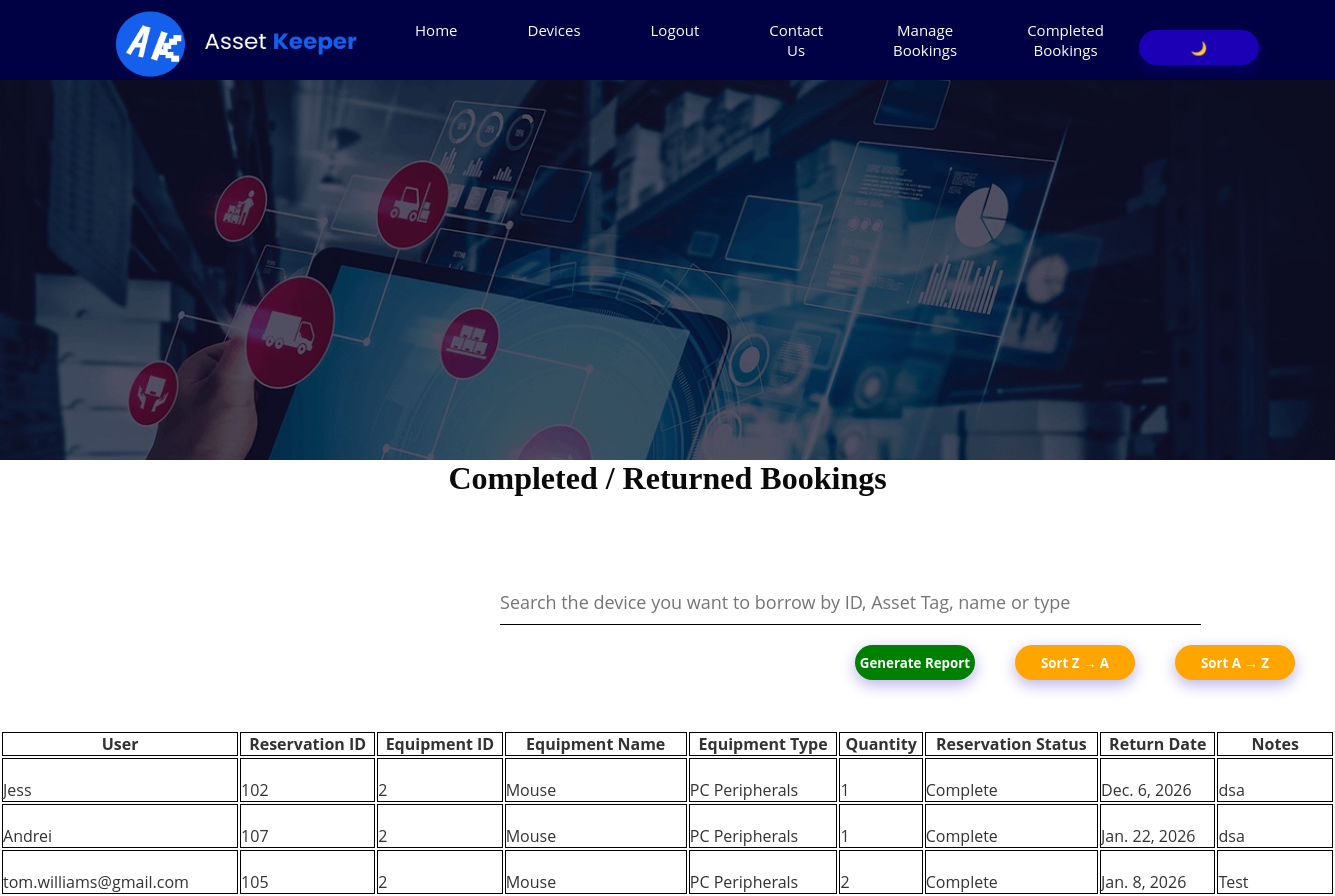
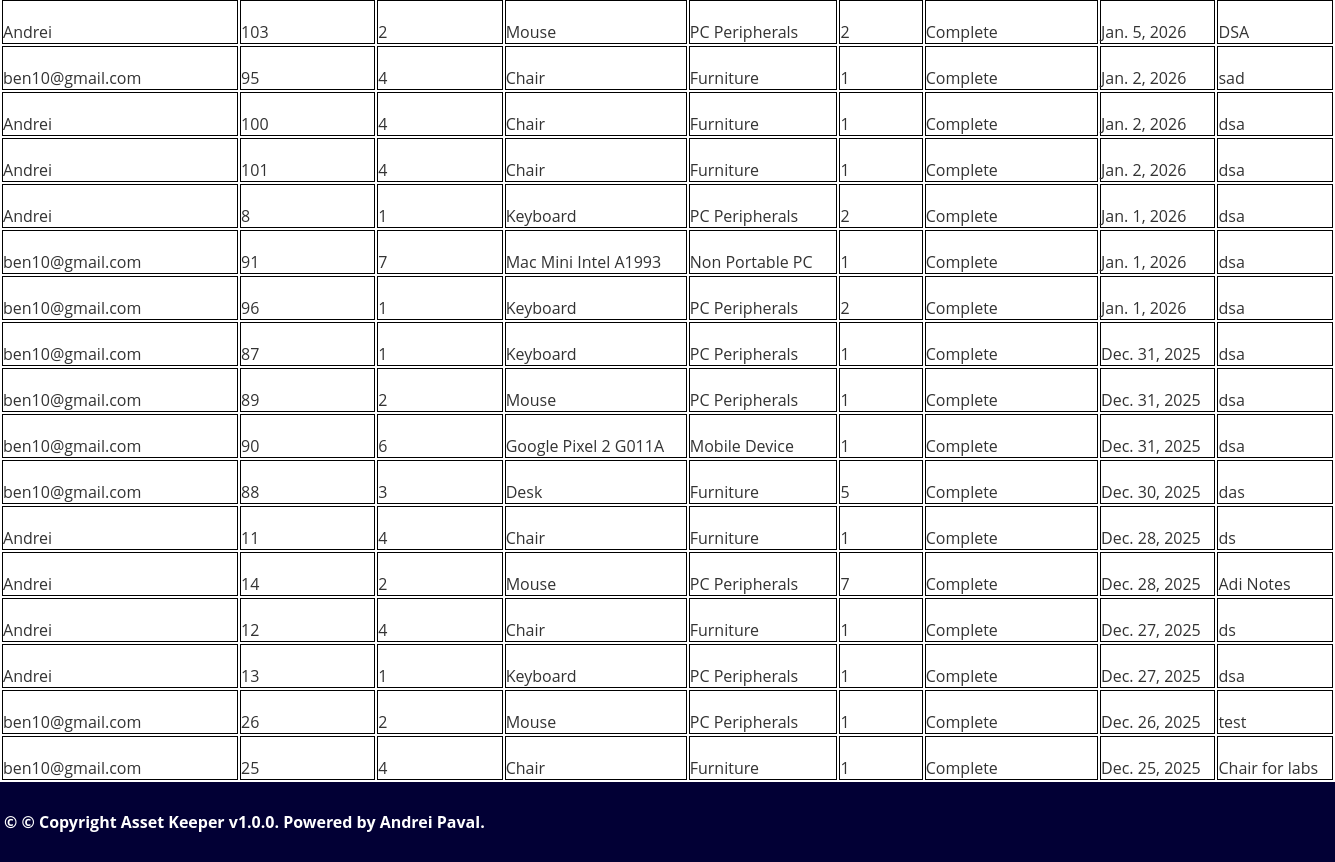
The page /completedBookingsAdmin/ on the database its author committed (2 pictures, top to bottom).
### AppOneSDG/models.py (models this page shows, shortened)
class Reservation(models.Model):
    reservationId       = models.AutoField(verbose_name='Reservation ID', primary_key=True)
    reservationStatus   = models.CharField(verbose_name='Status of reservation', max_length=100, choices=[ ("Pending", "Pending"), ("Approved", "Approved"), ("Overdue", "Overdue"), ("Critical Overdue", "Critical Overdue"), ("Active", "Active"), ("Complete", "Complete"), ("Written Off", "Written Off"), ], default = "Active")
    reservationDate     = models.DateField(verbose_name='Date of reservation')
    returnDate          = models.DateField(verbose_name='Return date for reservation')
    reservationNotes    = models.TextField(verbose_name='Notes about reservation', blank=True)
    userId              = models.ForeignKey(User, related_name='users_who_place_reservations', on_delete=models.CASCADE, null=False, verbose_name='Corresponding user ID')
    adminUserId         = models.ForeignKey(Admin, related_name='admins_who_approve_reservations', on_delete=models.CASCADE, null=True, verbose_name='Corresponding admin ID')
    equipId             = models.ForeignKey(Equipment, related_name='equipments_that_are_reserved', on_delete=models.CASCADE, null=False, verbose_name='Corresponding equipment ID')
    quantityBorrowed = models.IntegerField(verbose_name="Quantity borrowed", default=0)

class User(AbstractBaseUser):
    userId              = models.AutoField(verbose_name="User ID", primary_key=True)
    firstName           = models.CharField(verbose_name="First name", max_length=100)
    lastName            = models.CharField(verbose_name="Last name", max_length=100)
    username            = models.CharField(verbose_name="Username", max_length=100, unique=True)
    email               = models.EmailField(verbose_name="Email address", max_length=100, unique=True)
    contactNumber       = models.CharField(verbose_name="Contact number", max_length=100)
    emergencyContact    = models.CharField(verbose_name="Emergency contact", max_length=100)
    date_joined         = models.DateTimeField(verbose_name='Date joined', auto_now_add=True)
    last_login          = models.DateTimeField(verbose_name='Last login', auto_now=True)
    is_admin            = models.BooleanField(default=False)
    is_active           = models.BooleanField(default=True)
    is_staff            = models.BooleanField(default=False)
    is_superuser        = models.BooleanField(default=False)
    USERNAME_FIELD = 'email'
    REQUIRED_FIELDS = ['firstName', 'lastName', 'contactNumber', 'username']
    objects = MyUserManager()

class Equipment(models.Model):
    EQUIPMENT_CATEGORY = [ ("PC Peripherals", "PC Peripherals"), ("Non Portable PC", "Non Portable PC"), ("Laptop", "Laptop"), ("Mobile Device", "Mobile Device"), ("VR Headset", "VR Headset"), ("VR Controller", "VR Controller"), ("Camera/Sensors", "Camera/Sensors"), ("Furniture", "Furniture"), ("Presentation Tools", "Presentation Tools"), ("Stationary", "Stationary"), ("Furniture", "Furniture"), ("Accessories", "Accessories"),("Other", "Other") ]
    equipId             = models.AutoField(verbose_name="Equipment ID", primary_key=True)
    equipName           = models.CharField(verbose_name="Equipment name", max_length=100)
    equipType           = models.CharField(verbose_name="Equipment type", choices=EQUIPMENT_CATEGORY, max_length=100)
    equipQuantity       = models.IntegerField(verbose_name="Quantity for equipment", default=0)
    equipAudit          = models.DateField(verbose_name="Last audit for equipment")
    equipLocation         = models.CharField(verbose_name="Location of equipment", max_length=100, blank=True)
    equipStatus       = models.CharField(verbose_name="Status of equipment", max_length=100, default = "Available")
    equipComments       = models.TextField(verbose_name="Comments on equipment", blank=True)
    isOnsite            = models.BooleanField(default=False)
    low_stock_threshold = models.IntegerField(default=5) # Optional but recommended

### AppOneSDG/views.py (the view)
# urls.py: path("completedBookingsAdmin/", views.completedBookingsAdmin, name="completedBookingsAdmin"),
def completedBookingsAdmin(request):
    completed_reservations = Reservation.objects.filter(
        reservationStatus="Complete"
    ).select_related("equipId", "userId").order_by("-returnDate")
    context = {
        "completed_reservations": completed_reservations
    }
    return render(request, "completedBookingsAdmin.html", context)

### AppOneSDG/templates/completedBookingsAdmin.html (shortened to what this page needs)
{% extends 'main_admin.html' %}
{% block extra_css %}
<link rel="stylesheet" type="text/css" href="/static/AppOneSDG/mystylesheetSDG.css">
<link rel="stylesheet" type="text/css" href="/static/AppOneSDG/contact-us.css">
{% endblock extra_css %}
{% block contentBody %}
<div class = "wrapper">
    <div class = "overlay">
    <div class = "text">
    <h1 id = "intro" style = "color:white;">Completed/Returned Bookings </h1>
    </div>
    </div>
    </div>
<h1 class="title" style="color: var(--text-primary);">Completed / Returned Bookings</h1>
<br><br><br><br>
<input
  type="search"
  id="searchBar"
  placeholder="Search the device you want to borrow by ID, Asset Tag, name or type"
  style=" width:701px; font-size:18px; height:40px; margin-left:500px;color: var(--text-primary); background-color: var(--body-bg); border-bottom: 1px solid var(--table-border); "
>
<a href="{% url 'completed_bookings_sorted_admin' %}"> <button i class="bookingApprove" style="background:orange; font-weight:bold; float:right; margin-right:40px; margin-bottom:50px;"> Sort A → Z </button> </a> <a href="{% url 'completed_bookings_sorted_desc_admin' %}"> <button class="bookingApprove" style="background:orange; font-weight:bold; float:right; margin-right:40px; margin-bottom:50px;"> Sort Z → A </button> </a>
<button id = "generateReportBtn2" class = "bookingApprove" style = "background:green;font-weight:bold; float:right;margin-right:40px;margin-bottom:50px;">Generate Report</button>
<br><br>
<table style="width:100%" id="currentBookings">
    <tr>
        <th>User</th>
        <th>Reservation ID</th>
        <th>Equipment ID</th>
        <th> Equipment Name </th>
        <th> Equipment Type </th>
        <th>Quantity</th>
        <th> Reservation Status </th>
        <th>Return Date</th>
        <th>Notes</th>
    </tr>
    {% for r in completed_reservations %}
    <tr data-id="{{ r.reservationId }}">
        <td>{{ r.userId.username }}</td>
        <td>{{ r.reservationId }}</td>
        <td>{{ r.equipId.equipId }}</td>
        <td>{{ r.equipId.equipName }}</td>
        <td>{{ r.equipId.equipType }}</td>
        <td>{{ r.quantityBorrowed }}</td>
        <td>{{ r.reservationStatus }}</td>
        <td>{{ r.returnDate }}</td>
        <td>{{ r.reservationNotes }}</td>
    </tr>
    {% empty %}
    <tr>
        <td colspan="6" style="text-align:center; padding:20px;">
            No completed bookings found.
        </td>
    </tr>
    {% endfor %}
</table>
{% endblock contentBody %}

### templates/main_admin.html (shortened to what this page needs)
{% load static %}
<!DOCTYPE html>
<html lang="en">
<head>
    <link rel="stylesheet" type="text/CSS" href="/static/AppOneSDG/mystylesheetSDG.css">
    <link
        rel="stylesheet"
        href="https://cdnjs.cloudflare.com/ajax/libs/font-awesome/6.5.2/css/all.min.css"
    >
    {% block extra_css %}{% endblock extra_css %}
</head>
<body>
    <header>
        {% include 'navbar_admin.html' %}
    </header>
    {% block contentBody %}{% endblock contentBody %}
    <footer>
        <p>&copy; © Copyright Asset Keeper v1.0.0.  Powered by Andrei Paval.</p>
    </footer>
</body>
</html>

### templates/navbar_admin.html (shortened to what this page needs)
<div id="navLogo">
    <a href="/">
        <img src="/static/AppOneSDG/Asset Keeper.png" width = "280" height = "80" alt="WLogo">
    </a>
</div>
<nav class="navLinks">
    <ul>
        <li><a href="/">Home</a></li>
        <li><a href="/devicesInventory/">Devices</a></li>
        <li><a href="/logout/">Logout</a></li>
        <li><a href="/contactus/">Contact Us</a></li>
        <li><a href="/manageBookings/">Manage Bookings</a></li>
        <li><a href = "/completedBookingsAdmin/"> Completed Bookings </a></li>
        <li><button id="theme-toggle">🌙</button></li>
    </ul>
</nav>

### AppOneSDG/static/AppOneSDG/mystylesheetSDG.css (style rules this page uses)
* { margin: 0; padding: 0; box-sizing: border-box; font-family: 'Open Sans', sans-serif; list-style: none; text-decoration: none; }
body { background: var(--body-bg); }
header { width: 100%; height: 80px; background: var(--navbar-bg); color: var(--navbar-text); display: flex; align-items: center; justify-content: space-between; padding: 0 100px; }
#navLogo { margin-top: 8px; }
.navLinks ul { display: flex; }
.navLinks ul li a { display: block; color: var(--navbar-text); font-size: 15px; padding: 10px 25px; border-radius: 10px; transition: 0.5s; margin: 0 10px; font-weight: 500; text-align: center; }
footer { background: #000044; color: white; padding: 5px 0px; left: 0; bottom: 0; text-align: center; position: absolute; width: 100%; }
.bookingApprove { background:pink; }
footer { background: #000044; color: white; padding: 3px 0px; left: 0; bottom: 0; text-align: center; position: fixed; width: 100%; }
footer p { padding: 4px; }
:root { --navbar-bg: #000044; --navbar-text: white; --body-bg: white; --text-primary: #0a0a0a; --text-secondary: #333333; --table-border: #000000; --button-bg: green; --button-text: white; }

### AppOneSDG/static/AppOneSDG/contact-us.css (style rules this page uses)
footer { width: 100%; height: 80px; background-color: #020035; display: flex; bottom:0; right:0; left:0; top:0; align-items: center; gap: 50px; color: #fff; font-family: "Montserrat"; position:relative; font-weight:bold; }
.wrapper { background: url("background.jpeg"); display: flex; height: 380px; top: 0px; width: 100%; background-repeat: no-repeat; background-size: cover; }
#intro { position: absolute; top: 40%; left: 51%; width: 99%; height: 200px; transform: translate(-40%, -40%); display:flex; color: var(--text-primary); font-family: "Montserrat"; font-size: 40px; font-weight:bold; }
.title { color: var(--text-primary); font-weight: bold; text-align: center; font-family: "Arial Black"; font-weight: bold; }
.overlay { display: flex; height: 380px; top: 0px; width: 100%; background-repeat: no-repeat; background-size: cover; background-color: rgba(0,0,0,0.5); }
input { width:100%; border:none; border-bottom: 1px solid #ccc; outline:none; padding-bottom:5px; }
button { background: #1c00b5; width: 120px; border:none; outline:none; color: #fff; height: 35px; border-radius:30px; margin-top:20px; box-shadow: 0px 5px 15px 0px rgba(28,0,181,0.3); }
tr td:first-child { padding-right: 20px; }
tr td { padding-top:20px; }
.bookingApprove { background:pink; }
:root { --navbar-bg: #000044; --navbar-text: white; --body-bg: white; --text-primary: #0a0a0a; --text-secondary: #333333; --table-border: #000000; --button-bg: green; --button-text: white; }

### AppOneSDG/templates/completedBookingsAdmin.html (style rules this page uses)
#currentBooking,td,tr,th { border: 1px solid var(--table-border); color: var(--text-secondary); }

### rows shown on the page
Reservation: userId.username "Jess", reservationId "102", equipId.equipId "2", equipId.equipName "Mouse", equipId.equipType "PC Peripherals", quantityBorrowed "1", reservationStatus "Complete", returnDate "Dec. 6, 2026", reservationNotes "dsa"
Reservation: userId.username "Andrei", reservationId "107", equipId.equipId "2", equipId.equipName "Mouse", equipId.equipType "PC Peripherals", quantityBorrowed "1", reservationStatus "Complete", returnDate "Jan. 22, 2026", reservationNotes "dsa"
Reservation: userId.username "tom.williams@gmail.com", reservationId "105", equipId.equipId "2", equipId.equipName "Mouse", equipId.equipType "PC Peripherals", quantityBorrowed "2", reservationStatus "Complete", returnDate "Jan. 8, 2026", reservationNotes "Test"
Reservation: userId.username "Andrei", reservationId "103", equipId.equipId "2", equipId.equipName "Mouse", equipId.equipType "PC Peripherals", quantityBorrowed "2", reservationStatus "Complete", returnDate "Jan. 5, 2026", reservationNotes "DSA"
Reservation: userId.username "ben10@gmail.com", reservationId "95", equipId.equipId "4", equipId.equipName "Chair", equipId.equipType "Furniture", quantityBorrowed "1", reservationStatus "Complete", returnDate "Jan. 2, 2026", reservationNotes "sad"
Reservation: userId.username "Andrei", reservationId "100", equipId.equipId "4", equipId.equipName "Chair", equipId.equipType "Furniture", quantityBorrowed "1", reservationStatus "Complete", returnDate "Jan. 2, 2026", reservationNotes "dsa"
Reservation: userId.username "Andrei", reservationId "101", equipId.equipId "4", equipId.equipName "Chair", equipId.equipType "Furniture", quantityBorrowed "1", reservationStatus "Complete", returnDate "Jan. 2, 2026", reservationNotes "dsa"
Reservation: userId.username "Andrei", reservationId "8", equipId.equipId "1", equipId.equipName "Keyboard", equipId.equipType "PC Peripherals", quantityBorrowed "2", reservationStatus "Complete", returnDate "Jan. 1, 2026", reservationNotes "dsa"
Reservation: userId.username "ben10@gmail.com", reservationId "91", equipId.equipId "7", equipId.equipName "Mac Mini Intel A1993", equipId.equipType "Non Portable PC", quantityBorrowed "1", reservationStatus "Complete", returnDate "Jan. 1, 2026", reservationNotes "dsa"
Reservation: userId.username "ben10@gmail.com", reservationId "96", equipId.equipId "1", equipId.equipName "Keyboard", equipId.equipType "PC Peripherals", quantityBorrowed "2", reservationStatus "Complete", returnDate "Jan. 1, 2026", reservationNotes "dsa"
Reservation: userId.username "ben10@gmail.com", reservationId "87", equipId.equipId "1", equipId.equipName "Keyboard", equipId.equipType "PC Peripherals", quantityBorrowed "1", reservationStatus "Complete", returnDate "Dec. 31, 2025", reservationNotes "dsa"
Reservation: userId.username "ben10@gmail.com", reservationId "89", equipId.equipId "2", equipId.equipName "Mouse", equipId.equipType "PC Peripherals", quantityBorrowed "1", reservationStatus "Complete", returnDate "Dec. 31, 2025", reservationNotes "dsa"
Reservation: userId.username "ben10@gmail.com", reservationId "90", equipId.equipId "6", equipId.equipName "Google Pixel 2 G011A", equipId.equipType "Mobile Device", quantityBorrowed "1", reservationStatus "Complete", returnDate "Dec. 31, 2025", reservationNotes "dsa"
Reservation: userId.username "ben10@gmail.com", reservationId "88", equipId.equipId "3", equipId.equipName "Desk", equipId.equipType "Furniture", quantityBorrowed "5", reservationStatus "Complete", returnDate "Dec. 30, 2025", reservationNotes "das"
Reservation: userId.username "Andrei", reservationId "11", equipId.equipId "4", equipId.equipName "Chair", equipId.equipType "Furniture", quantityBorrowed "1", reservationStatus "Complete", returnDate "Dec. 28, 2025", reservationNotes "ds"
Reservation: userId.username "Andrei", reservationId "14", equipId.equipId "2", equipId.equipName "Mouse", equipId.equipType "PC Peripherals", quantityBorrowed "7", reservationStatus "Complete", returnDate "Dec. 28, 2025", reservationNotes "Adi Notes"
Reservation: userId.username "Andrei", reservationId "12", equipId.equipId "4", equipId.equipName "Chair", equipId.equipType "Furniture", quantityBorrowed "1", reservationStatus "Complete", returnDate "Dec. 27, 2025", reservationNotes "ds"
Reservation: userId.username "Andrei", reservationId "13", equipId.equipId "1", equipId.equipName "Keyboard", equipId.equipType "PC Peripherals", quantityBorrowed "1", reservationStatus "Complete", returnDate "Dec. 27, 2025", reservationNotes "dsa"
Reservation: userId.username "ben10@gmail.com", reservationId "26", equipId.equipId "2", equipId.equipName "Mouse", equipId.equipType "PC Peripherals", quantityBorrowed "1", reservationStatus "Complete", returnDate "Dec. 26, 2025", reservationNotes "test"
Reservation: userId.username "ben10@gmail.com", reservationId "25", equipId.equipId "4", equipId.equipName "Chair", equipId.equipType "Furniture", quantityBorrowed "1", reservationStatus "Complete", returnDate "Dec. 25, 2025", reservationNotes "Chair for labs"
